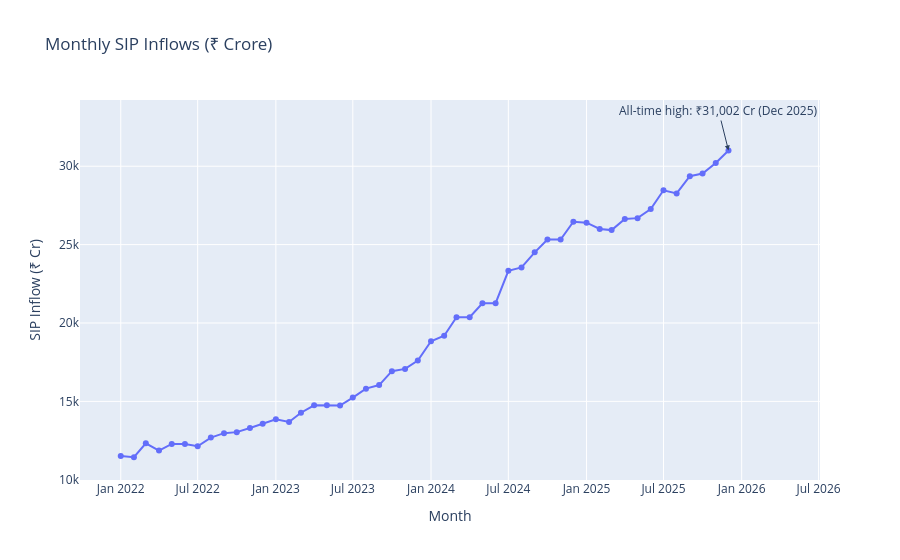

Notebook source saved alongside this figure:
### Markdown cell above
Chart 2
==========
-  SBI Mutual Fund is the clear AUM leader, peaking at ₹12.5L Cr in Mar-2025
-  The next-largest fund houses in the dataset are ICICI Prudential and HDFC

### Code cell
sip["month"] = pd.to_datetime(sip["month"])

fig = px.line(sip, x="month", y="sip_inflow_crore", markers=True,
              title="Monthly SIP Inflows (₹ Crore)")
peak = sip.loc[sip["sip_inflow_crore"].idxmax()]
fig.add_annotation(x=peak["month"].strftime("%Y-%m-%d"), y=peak["sip_inflow_crore"],
                    text=f"All-time high: ₹{int(peak['sip_inflow_crore']):,} Cr ({peak['month'].strftime('%b %Y')})",
                    showarrow=True, arrowhead=2, ay=-40)
fig.update_layout(xaxis_title="Month", yaxis_title="SIP Inflow (₹ Cr)")
fig.write_image(CHART_DIR / "03_sip_trend.png")
fig.show()

### Figure 1 — Plotly figure (JSON) as saved in the notebook; plotly's stock layout.template omitted (floating-point values rounded to 4 significant figures)
{"data": [{"hovertemplate": "month=%{x}<br>sip_inflow_crore=%{y}<extra></extra>", "legendgroup": "", "line": {"color": "#636efa", "dash": "solid"}, "marker": {"symbol": "circle"}, "mode": "lines+markers", "name": "", "orientation": "v", "showlegend": false, "type": "scatter", "x": ["2022-01-01T00:00:00", "2022-02-01T00:00:00", "2022-03-01T00:00:00", "2022-04-01T00:00:00", "2022-05-01T00:00:00", "2022-06-01T00:00:00", "2022-07-01T00:00:00", "2022-08-01T00:00:00", "2022-09-01T00:00:00", "2022-10-01T00:00:00", "2022-11-01T00:00:00", "2022-12-01T00:00:00", "2023-01-01T00:00:00", "2023-02-01T00:00:00", "2023-03-01T00:00:00", "2023-04-01T00:00:00", "2023-05-01T00:00:00", "2023-06-01T00:00:00", "2023-07-01T00:00:00", "2023-08-01T00:00:00", "2023-09-01T00:00:00", "2023-10-01T00:00:00", "2023-11-01T00:00:00", "2023-12-01T00:00:00", "2024-01-01T00:00:00", "2024-02-01T00:00:00", "2024-03-01T00:00:00", "2024-04-01T00:00:00", "2024-05-01T00:00:00", "2024-06-01T00:00:00", "2024-07-01T00:00:00", "2024-08-01T00:00:00", "2024-09-01T00:00:00", "2024-10-01T00:00:00", "2024-11-01T00:00:00", "2024-12-01T00:00:00", "2025-01-01T00:00:00", "2025-02-01T00:00:00", "2025-03-01T00:00:00", "2025-04-01T00:00:00", "2025-05-01T00:00:00", "2025-06-01T00:00:00", "2025-07-01T00:00:00", "2025-08-01T00:00:00", "2025-09-01T00:00:00", "2025-10-01T00:00:00", "2025-11-01T00:00:00", "2025-12-01T00:00:00"], "xaxis": "x", "y": [11517, 11438, 12328, 11863, 12286, 12276, 12140, 12694, 12976, 13040, 13306, 13573, 13856, 13687, 14276, 14749, 14749, 14734, 15245, 15814, 16042, 16928, 17073, 17610, 18838, 19187, 20371, 20371, 21262, 21262, 23332, 23547, 24509, 25323, 25320, 26459, 26400, 25999, 25926, 26632, 26688, 27274, 28464, 28265, 29361, 29529, 30200, 31002], "yaxis": "y"}], "layout": {"annotations": [{"arrowhead": 2, "ay": -40, "showarrow": true, "text": "All-time high: ₹31,002 Cr (Dec 2025)", "x": "2025-12-01", "y": 31002}], "legend": {"tracegroupgap": 0}, "title": {"text": "Monthly SIP Inflows (₹ Crore)"}, "xaxis": {"anchor": "y", "domain": [0, 1], "title": {"text": "Month"}}, "yaxis": {"anchor": "x", "domain": [0, 1], "title": {"text": "SIP Inflow (₹ Cr)"}}}}
